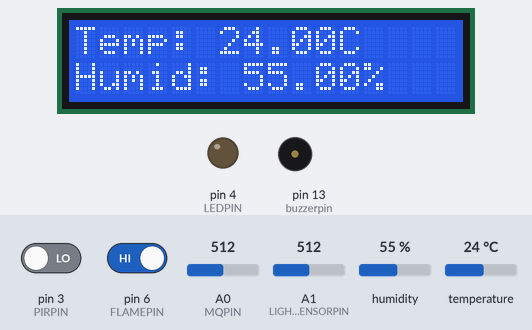
A sketch run on a simulated Arduino Uno, built with avr-gcc and run on an emulated ATmega328P. Shown: 16×2 character LCD, output pins drawn as LEDs (lit = HIGH), buzzer (waves = sounding). The test bench sets the inputs (shaded band); at power-on: pin 6 (FLAMEPIN) HIGH, pin 3 (PIRPIN) LOW, humidity 55 %, temperature 24 °C, A0 (MQPIN) = 512, A1 (LIGHT_SENSORPIN) = 512. What the sketch prints to the serial monitor is not drawn.

Above: at 1.2 s.
1.3 s: pin 6 (FLAMEPIN) driven LOW
At 10.5 s:
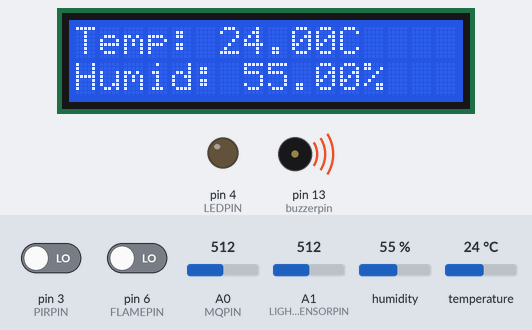
11.7 s: pin 3 (PIRPIN) driven HIGH
At 20.7 s:
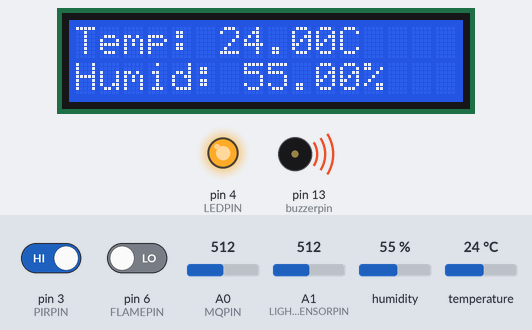
21.8 s: pin 6 (FLAMEPIN) driven HIGH
At 30.9 s:
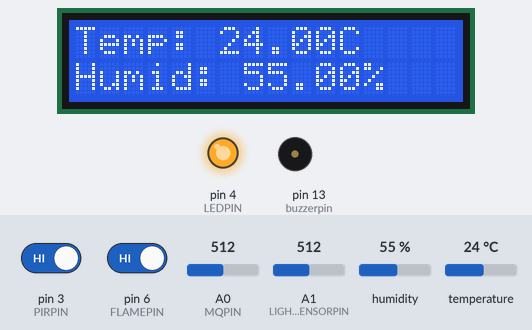
31.9 s: humidity set to 22 %
At 41.1 s:
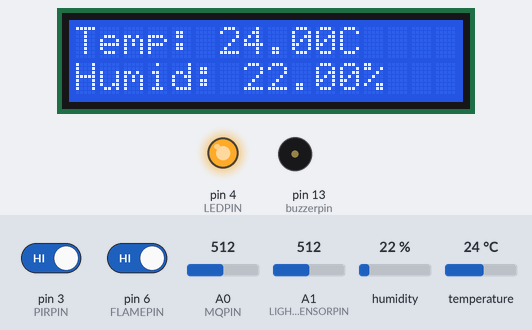
42.0 s: temperature set to 12 °C
At 51.3 s:
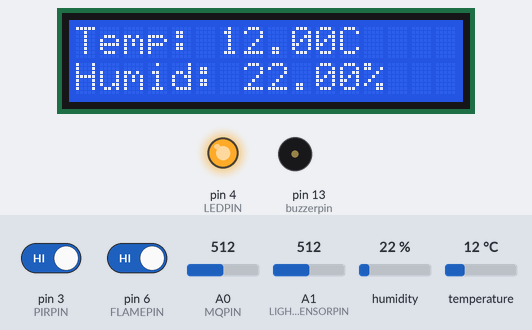
52.1 s: humidity set to 40 %
At 61.5 s:
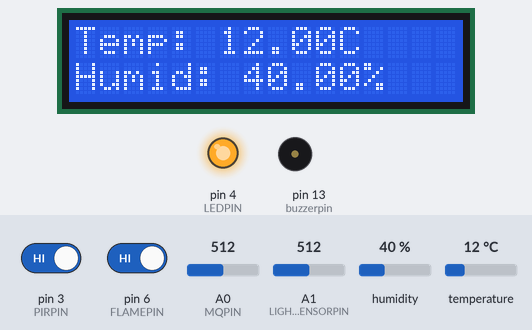
Timing chart, 0 to 63.0 s (numbered marks = the images above; inputs shaded):
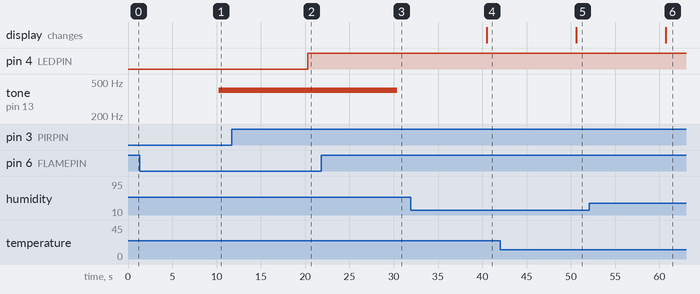

Measured:
- after the input at 1.3 s, tone on pin 13 (buzzerpin): silent → 400 Hz after 8.9 s
- after the input at 11.7 s, pin 4 (LEDPIN): LOW → HIGH after 8.6 s
- after the input at 21.8 s, tone on pin 13 (buzzerpin): 400 Hz → silent after 8.6 s
- after the input at 31.9 s, the display: changes after 8.6 s (image 4)
- after the input at 42.0 s, the display: changes after 8.6 s (image 5)
- after the input at 52.1 s, the display: changes after 8.6 s (image 6)

The sketch:

ESP32_SqliteBaze.ino
```cpp
#include "DHT.h"
#include <LiquidCrystal_I2C.h>

#define DHTPIN 2
#define DHTTYPE DHT11
#define MQPIN A0
#define PIRPIN 3
#define LEDPIN 4
#define I2C_ADDR 0x27
#define FLAMEPIN 6
#define LIGHT_SENSORPIN A1

const int lightMin = 1023; // Maximum light value (minimum resistance)
const int lightMax = 0;
const int buzzerpin = 13;

DHT dht(DHTPIN, DHTTYPE);
LiquidCrystal_I2C lcd(I2C_ADDR, 16, 2);

void setup() {
  Serial.begin(9600);
  dht.begin();
  pinMode(PIRPIN, INPUT);
  pinMode(LEDPIN, OUTPUT);
  pinMode(buzzerpin, OUTPUT);
  pinMode(FLAMEPIN, INPUT);
  pinMode(LIGHT_SENSORPIN, INPUT);

  lcd.init();
  lcd.backlight();
}

void loop() {
  float h = dht.readHumidity();
  float t = dht.readTemperature();
  int mqValue = analogRead(MQPIN);
  int pirValue = digitalRead(PIRPIN);
  int flameValue = digitalRead(FLAMEPIN);
  int lightLevelRaw = analogRead(LIGHT_SENSORPIN);
  int lightLevelScaled = map(lightLevelRaw, lightMin, lightMax, 0, 10);
  lightLevelScaled = constrain(lightLevelScaled, 0, 10);

  lcd.clear();

  if (isnan(h) || isnan(t)) {
    lcd.print("DHT Error!");
  } else {
    lcd.setCursor(0, 0);
    lcd.print("Temp: ");
    lcd.print(t);
    lcd.print("C");

    lcd.setCursor(0, 1);
    lcd.print("Humid: ");
    lcd.print(h);
    lcd.print("%");
  }

  digitalWrite(LEDPIN, pirValue == HIGH ? HIGH : LOW);

  String dataString = String(h) + ",";
  dataString += String(t) + ",";
  dataString += String(mqValue) + ",";
  dataString += String(pirValue) + ",";
  dataString += String(lightLevelScaled) + ",";

  if (flameValue == LOW) {
    dataString += "FLAME_DETECTED;";
    tone(buzzerpin, 400);
    delay(50);
  } else {
    noTone(buzzerpin);
    delay(50);
  }

  Serial.println(dataString);

  delay(10000); // Ожидание перед следующим циклом измерений
}
```
